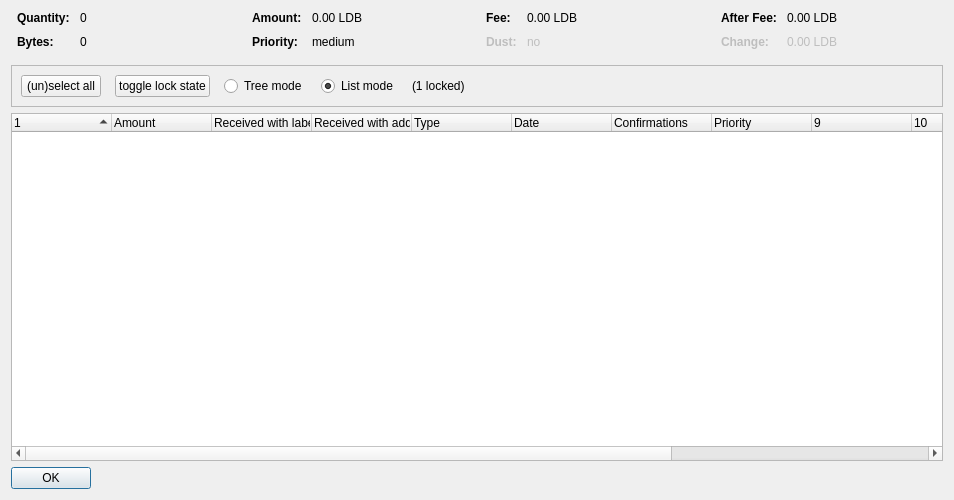
<?xml version="1.0" encoding="UTF-8"?>
<ui version="4.0">
 <class>CoinControlDialog</class>
 <widget class="QDialog" name="CoinControlDialog">
  <property name="geometry">
   <rect>
    <x>0</x>
    <y>0</y>
    <width>954</width>
    <height>500</height>
   </rect>
  </property>
  <property name="windowTitle">
   <string>Coin Selection</string>
  </property>
  <layout class="QVBoxLayout" name="verticalLayout">
   <item>
    <layout class="QHBoxLayout" name="horizontalLayoutTop" stretch="0,0,0,0">
     <property name="topMargin">
      <number>0</number>
     </property>
     <property name="bottomMargin">
      <number>10</number>
     </property>
     <item>
      <layout class="QFormLayout" name="formLayoutCoinControl1">
       <property name="horizontalSpacing">
        <number>10</number>
       </property>
       <property name="verticalSpacing">
        <number>10</number>
       </property>
       <property name="leftMargin">
        <number>6</number>
       </property>
       <property name="rightMargin">
        <number>6</number>
       </property>
       <item row="0" column="0">
        <widget class="QLabel" name="labelCoinControlQuantityText">
         <property name="font">
          <font>
           <weight>75</weight>
           <bold>true</bold>
          </font>
         </property>
         <property name="text">
          <string>Quantity:</string>
         </property>
        </widget>
       </item>
       <item row="0" column="1">
        <widget class="QLabel" name="labelCoinControlQuantity">
         <property name="cursor">
          <cursorShape>IBeamCursor</cursorShape>
         </property>
         <property name="contextMenuPolicy">
          <enum>Qt::ActionsContextMenu</enum>
         </property>
         <property name="text">
          <string notr="true">0</string>
         </property>
         <property name="textInteractionFlags">
          <set>Qt::LinksAccessibleByMouse|Qt::TextSelectableByKeyboard|Qt::TextSelectableByMouse</set>
         </property>
        </widget>
       </item>
       <item row="1" column="0">
        <widget class="QLabel" name="labelCoinControlBytesText">
         <property name="font">
          <font>
           <weight>75</weight>
           <bold>true</bold>
          </font>
         </property>
         <property name="text">
          <string>Bytes:</string>
         </property>
        </widget>
       </item>
       <item row="1" column="1">
        <widget class="QLabel" name="labelCoinControlBytes">
         <property name="cursor">
          <cursorShape>IBeamCursor</cursorShape>
         </property>
         <property name="contextMenuPolicy">
          <enum>Qt::ActionsContextMenu</enum>
         </property>
         <property name="text">
          <string notr="true">0</string>
         </property>
         <property name="textInteractionFlags">
          <set>Qt::LinksAccessibleByMouse|Qt::TextSelectableByKeyboard|Qt::TextSelectableByMouse</set>
         </property>
        </widget>
       </item>
      </layout>
     </item>
     <item>
      <layout class="QFormLayout" name="formLayoutCoinControl2">
       <property name="horizontalSpacing">
        <number>10</number>
       </property>
       <property name="verticalSpacing">
        <number>10</number>
       </property>
       <property name="leftMargin">
        <number>6</number>
       </property>
       <property name="rightMargin">
        <number>6</number>
       </property>
       <item row="0" column="0">
        <widget class="QLabel" name="labelCoinControlAmountText">
         <property name="font">
          <font>
           <weight>75</weight>
           <bold>true</bold>
          </font>
         </property>
         <property name="text">
          <string>Amount:</string>
         </property>
        </widget>
       </item>
       <item row="0" column="1">
        <widget class="QLabel" name="labelCoinControlAmount">
         <property name="cursor">
          <cursorShape>IBeamCursor</cursorShape>
         </property>
         <property name="contextMenuPolicy">
          <enum>Qt::ActionsContextMenu</enum>
         </property>
         <property name="text">
          <string notr="true">0.00 LDB</string>
         </property>
         <property name="textInteractionFlags">
          <set>Qt::LinksAccessibleByMouse|Qt::TextSelectableByKeyboard|Qt::TextSelectableByMouse</set>
         </property>
        </widget>
       </item>
       <item row="1" column="0">
        <widget class="QLabel" name="labelCoinControlPriorityText">
         <property name="font">
          <font>
           <weight>75</weight>
           <bold>true</bold>
          </font>
         </property>
         <property name="text">
          <string>Priority:</string>
         </property>
        </widget>
       </item>
       <item row="1" column="1">
        <widget class="QLabel" name="labelCoinControlPriority">
         <property name="cursor">
          <cursorShape>IBeamCursor</cursorShape>
         </property>
         <property name="contextMenuPolicy">
          <enum>Qt::ActionsContextMenu</enum>
         </property>
         <property name="text">
          <string>medium</string>
         </property>
         <property name="textInteractionFlags">
          <set>Qt::LinksAccessibleByMouse|Qt::TextSelectableByKeyboard|Qt::TextSelectableByMouse</set>
         </property>
        </widget>
       </item>
      </layout>
     </item>
     <item>
      <layout class="QFormLayout" name="formLayoutCoinControl3">
       <property name="horizontalSpacing">
        <number>10</number>
       </property>
       <property name="verticalSpacing">
        <number>10</number>
       </property>
       <property name="leftMargin">
        <number>6</number>
       </property>
       <property name="rightMargin">
        <number>6</number>
       </property>
       <item row="0" column="0">
        <widget class="QLabel" name="labelCoinControlFeeText">
         <property name="font">
          <font>
           <weight>75</weight>
           <bold>true</bold>
          </font>
         </property>
         <property name="text">
          <string>Fee:</string>
         </property>
        </widget>
       </item>
       <item row="0" column="1">
        <widget class="QLabel" name="labelCoinControlFee">
         <property name="cursor">
          <cursorShape>IBeamCursor</cursorShape>
         </property>
         <property name="contextMenuPolicy">
          <enum>Qt::ActionsContextMenu</enum>
         </property>
         <property name="text">
          <string notr="true">0.00 LDB</string>
         </property>
         <property name="textInteractionFlags">
          <set>Qt::LinksAccessibleByMouse|Qt::TextSelectableByKeyboard|Qt::TextSelectableByMouse</set>
         </property>
        </widget>
       </item>
       <item row="1" column="0">
        <widget class="QLabel" name="labelCoinControlLowOutputText">
         <property name="enabled">
          <bool>false</bool>
         </property>
         <property name="font">
          <font>
           <weight>75</weight>
           <bold>true</bold>
          </font>
         </property>
         <property name="text">
          <string>Dust:</string>
         </property>
        </widget>
       </item>
       <item row="1" column="1">
        <widget class="QLabel" name="labelCoinControlLowOutput">
         <property name="enabled">
          <bool>false</bool>
         </property>
         <property name="cursor">
          <cursorShape>IBeamCursor</cursorShape>
         </property>
         <property name="contextMenuPolicy">
          <enum>Qt::ActionsContextMenu</enum>
         </property>
         <property name="text">
          <string>no</string>
         </property>
         <property name="textInteractionFlags">
          <set>Qt::LinksAccessibleByMouse|Qt::TextSelectableByKeyboard|Qt::TextSelectableByMouse</set>
         </property>
        </widget>
       </item>
      </layout>
     </item>
     <item>
      <layout class="QFormLayout" name="formLayoutCoinControl4">
       <property name="horizontalSpacing">
        <number>10</number>
       </property>
       <property name="verticalSpacing">
        <number>10</number>
       </property>
       <property name="leftMargin">
        <number>6</number>
       </property>
       <property name="rightMargin">
        <number>6</number>
       </property>
       <item row="0" column="0">
        <widget class="QLabel" name="labelCoinControlAfterFeeText">
         <property name="font">
          <font>
           <weight>75</weight>
           <bold>true</bold>
          </font>
         </property>
         <property name="text">
          <string>After Fee:</string>
         </property>
        </widget>
       </item>
       <item row="0" column="1">
        <widget class="QLabel" name="labelCoinControlAfterFee">
         <property name="cursor">
          <cursorShape>IBeamCursor</cursorShape>
         </property>
         <property name="contextMenuPolicy">
          <enum>Qt::ActionsContextMenu</enum>
         </property>
         <property name="text">
          <string notr="true">0.00 LDB</string>
         </property>
         <property name="textInteractionFlags">
          <set>Qt::LinksAccessibleByMouse|Qt::TextSelectableByKeyboard|Qt::TextSelectableByMouse</set>
         </property>
        </widget>
       </item>
       <item row="1" column="0">
        <widget class="QLabel" name="labelCoinControlChangeText">
         <property name="enabled">
          <bool>false</bool>
         </property>
         <property name="font">
          <font>
           <weight>75</weight>
           <bold>true</bold>
          </font>
         </property>
         <property name="text">
          <string>Change:</string>
         </property>
        </widget>
       </item>
       <item row="1" column="1">
        <widget class="QLabel" name="labelCoinControlChange">
         <property name="enabled">
          <bool>false</bool>
         </property>
         <property name="cursor">
          <cursorShape>IBeamCursor</cursorShape>
         </property>
         <property name="contextMenuPolicy">
          <enum>Qt::ActionsContextMenu</enum>
         </property>
         <property name="text">
          <string notr="true">0.00 LDB</string>
         </property>
         <property name="textInteractionFlags">
          <set>Qt::LinksAccessibleByMouse|Qt::TextSelectableByKeyboard|Qt::TextSelectableByMouse</set>
         </property>
        </widget>
       </item>
      </layout>
     </item>
    </layout>
   </item>
   <item>
    <widget class="QFrame" name="frame">
     <property name="minimumSize">
      <size>
       <width>0</width>
       <height>40</height>
      </size>
     </property>
     <property name="frameShape">
      <enum>QFrame::StyledPanel</enum>
     </property>
     <property name="frameShadow">
      <enum>QFrame::Sunken</enum>
     </property>
     <layout class="QHBoxLayout" name="horizontalLayout">
      <item>
       <layout class="QHBoxLayout" name="horizontalLayoutPanel" stretch="0,0,0,0,0,0">
        <property name="spacing">
         <number>14</number>
        </property>
        <item>
         <widget class="QPushButton" name="pushButtonSelectAll">
          <property name="sizePolicy">
           <sizepolicy hsizetype="Maximum" vsizetype="Fixed">
            <horstretch>0</horstretch>
            <verstretch>0</verstretch>
           </sizepolicy>
          </property>
          <property name="text">
           <string>(un)select all</string>
          </property>
          <property name="autoDefault">
           <bool>false</bool>
          </property>
         </widget>
        </item>
        <item>
         <widget class="QPushButton" name="pushButtonToggleLock">
          <property name="sizePolicy">
           <sizepolicy hsizetype="Maximum" vsizetype="Fixed">
            <horstretch>0</horstretch>
            <verstretch>0</verstretch>
           </sizepolicy>
          </property>
          <property name="text">
           <string>toggle lock state</string>
          </property>
          <property name="autoDefault">
           <bool>false</bool>
          </property>
         </widget>
        </item>
        <item>
         <widget class="QRadioButton" name="radioTreeMode">
          <property name="sizePolicy">
           <sizepolicy hsizetype="Maximum" vsizetype="Fixed">
            <horstretch>0</horstretch>
            <verstretch>0</verstretch>
           </sizepolicy>
          </property>
          <property name="text">
           <string>Tree mode</string>
          </property>
         </widget>
        </item>
        <item>
         <widget class="QRadioButton" name="radioListMode">
          <property name="sizePolicy">
           <sizepolicy hsizetype="Maximum" vsizetype="Fixed">
            <horstretch>0</horstretch>
            <verstretch>0</verstretch>
           </sizepolicy>
          </property>
          <property name="text">
           <string>List mode</string>
          </property>
          <property name="checked">
           <bool>true</bool>
          </property>
         </widget>
        </item>
        <item>
         <widget class="QLabel" name="labelLocked">
          <property name="text">
           <string>(1 locked)</string>
          </property>
         </widget>
        </item>
        <item>
         <spacer name="horizontalSpacer">
          <property name="orientation">
           <enum>Qt::Horizontal</enum>
          </property>
          <property name="sizeHint" stdset="0">
           <size>
            <width>40</width>
            <height>20</height>
           </size>
          </property>
         </spacer>
        </item>
       </layout>
      </item>
     </layout>
    </widget>
   </item>
   <item>
    <widget class="CoinControlTreeWidget" name="treeWidget">
     <property name="contextMenuPolicy">
      <enum>Qt::CustomContextMenu</enum>
     </property>
     <property name="sortingEnabled">
      <bool>false</bool>
     </property>
     <property name="columnCount">
      <number>13</number>
     </property>
     <attribute name="headerShowSortIndicator" stdset="0">
      <bool>true</bool>
     </attribute>
     <attribute name="headerStretchLastSection">
      <bool>false</bool>
     </attribute>
     <column>
      <property name="text">
       <string/>
      </property>
     </column>
     <column>
      <property name="text">
       <string>Amount</string>
      </property>
     </column>
     <column>
      <property name="text">
       <string>Received with label</string>
      </property>
     </column>
     <column>
      <property name="text">
       <string>Received with address</string>
      </property>
     </column>
     <column>
      <property name="text">
	<string>Type</string>
      </property>
     </column>
     <column>
      <property name="text">
       <string>Date</string>
      </property>
     </column>
     <column>
      <property name="text">
       <string>Confirmations</string>
      </property>
      <property name="toolTip">
       <string>Confirmed</string>
      </property>
     </column>
     <column>
      <property name="text">
       <string>Priority</string>
      </property>
     </column>
     <column>
      <property name="text">
       <string/>
      </property>
     </column>
     <column>
      <property name="text">
       <string/>
      </property>
     </column>
     <column>
      <property name="text">
       <string/>
      </property>
     </column>
     <column>
      <property name="text">
       <string/>
      </property>
     </column>
     <column>
      <property name="text">
       <string/>
      </property>
     </column>
    </widget>
   </item>
   <item>
    <widget class="QDialogButtonBox" name="buttonBox">
     <property name="sizePolicy">
      <sizepolicy hsizetype="Maximum" vsizetype="Fixed">
       <horstretch>0</horstretch>
       <verstretch>0</verstretch>
      </sizepolicy>
     </property>
     <property name="orientation">
      <enum>Qt::Horizontal</enum>
     </property>
     <property name="standardButtons">
      <set>QDialogButtonBox::Ok</set>
     </property>
    </widget>
   </item>
  </layout>
 </widget>
 <customwidgets>
  <customwidget>
   <class>CoinControlTreeWidget</class>
   <extends>QTreeWidget</extends>
   <header>coincontroltreewidget.h</header>
  </customwidget>
 </customwidgets>
 <resources/>
 <connections/>
</ui>
